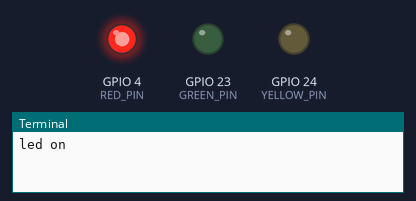
A program run on a simulated Raspberry Pi (BCM pin numbers). Shown: output pins drawn as LEDs (lit = HIGH), the last lines printed to the terminal. At 6.0 s the program stops and its outputs stay as they are.

Above: at 0.1 s.
At 2.1 s:
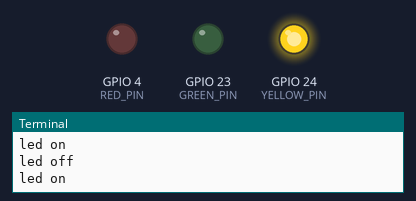
At 4.1 s:
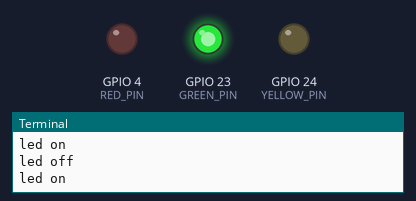
At 6.1 s:
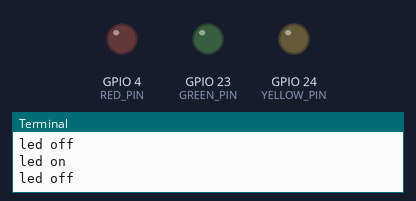
Timing chart, 0 to 7.5 s (numbered marks = the images above):
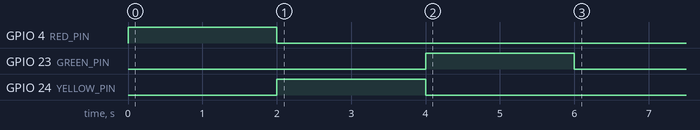

Measured:
- by itself, GPIO 4 (RED_PIN): LOW → HIGH at 0.00 s, → LOW 2.0 s later
- by itself, GPIO 23 (GREEN_PIN): LOW → HIGH at 4.0 s, → LOW 2.0 s later
- by itself, GPIO 24 (YELLOW_PIN): LOW → HIGH at 2.0 s, → LOW 2.0 s later

The program:

led_blink_task.py
```python
import RPi.GPIO as GPIO
import time

RED_PIN = 4
YELLOW_PIN = 24
GREEN_PIN = 23

GPIO.setmode(GPIO.BCM)
GPIO.setup(RED_PIN, GPIO.OUT)
GPIO.setup(YELLOW_PIN, GPIO.OUT)
GPIO.setup(GREEN_PIN, GPIO.OUT)


GPIO.output(RED_PIN, GPIO.HIGH)
print("led on")
time.sleep(2)
GPIO.output(RED_PIN, GPIO.LOW)
print("led off")
GPIO.output(YELLOW_PIN, GPIO.HIGH)
print("led on")
time.sleep(2)
GPIO.output(YELLOW_PIN, GPIO.LOW)
print("led off")
GPIO.output(GREEN_PIN, GPIO.HIGH)
print("led on")
time.sleep(2)
GPIO.output(GREEN_PIN, GPIO.LOW)
print("led off")


GPIO.cleanup()
```
